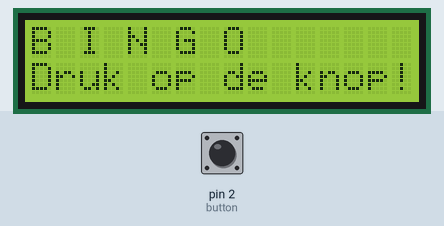
Bench run of a sketch on a simulated Arduino Uno, built with avr-gcc and run on an emulated ATmega328P. On the bench: 16×2 character LCD. The inputs (shaded band) are chosen by the test bench; at power-on: pin 2 (button) HIGH. Random numbers use the default seed unless the sketch sets one.

Above: at 1.2 s.
1.3 s: pin 2 (button) pulled LOW for 0.15 s
At 2.0 s:
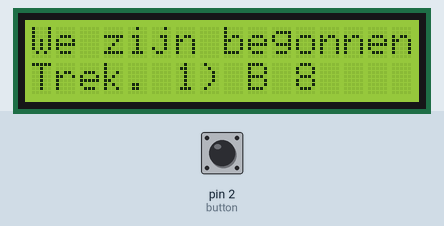
2.9 s: pin 2 (button) pulled LOW for 1 s
At 4.4 s:
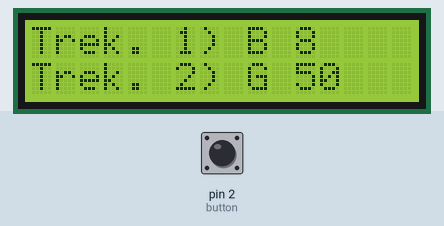
5.4 s: pin 2 (button) pulled LOW for 0.15 s
At 6.3 s:
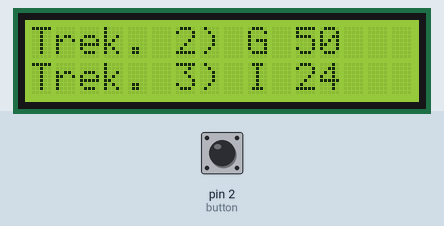
7.0 s: pin 2 (button) pulled LOW for 3.2 s
At 11.4 s:
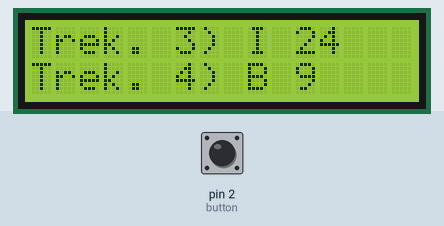
11.7 s: pin 2 (button) pulsed LOW 5 times (0.12 s each, 0.3 s apart)
At 13.3 s:
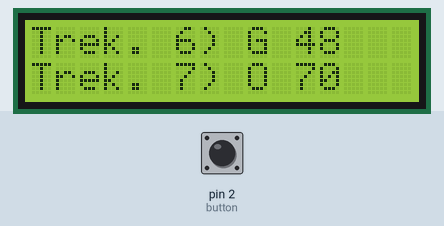
14.7 s: pin 2 (button) pulled LOW for 0.15 s
At 15.8 s:
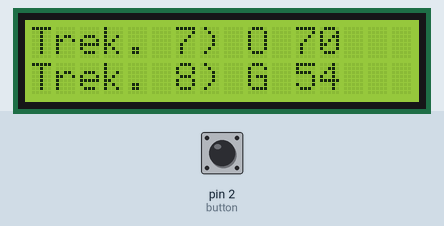
Timing chart, 0 to 17.3 s (numbered marks = the images above; inputs shaded):
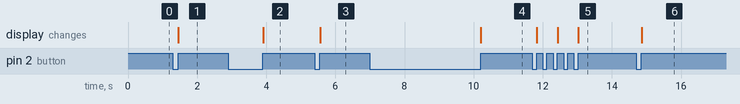

The sketch:

bingo.ino
```cpp
#include <Entropy.h>
#include <LiquidCrystal.h>
LiquidCrystal lcd(4, 5, 6, 7, 8, 9);

uint8_t random_byte;
const int button = 2;
const int aantalGetallen = 75;
int buttonState;
int prevButtonState;
int trekkingNummer = 0;
long vorigeBingoGetal = 0;
String vorigeBingoLetter;
long bingoGetal = 0;
String bingoLetter;
int trekking[aantalGetallen+1]; // 0..75, 0=not used

void setup() {
    Serial.begin(9600);
    lcd.begin (16,2);
    pinMode (button, INPUT);
    startBingo();
    Entropy.initialize();
}

void startBingo() {
    vorigeBingoGetal = 0;
    bingoGetal = 0;
    bingoLetter = "";
    vorigeBingoLetter = "";
    trekkingNummer = 0;

    // trekking schoonmaken
    for (int i = 0; i <= aantalGetallen; i++) {
      trekking[i] = -1;
    }

    printToLcd (
        "B I N G O",
        "Druk op de knop!");

    prevButtonState = digitalRead (button);
}

void stopBingo() {
    for (int i = 5; i>0; i--) {
    printToLcd (
        "We zijn klaar!",
        "Reset in " + String(i) + " sec."
    );
    delay(1000);
  }
}

void loop() {
    buttonState = digitalRead (button);
    if (buttonState != prevButtonState && buttonState == HIGH)
    {
        if (trekkingNummer == aantalGetallen) {
          stopBingo();
          startBingo();
          return;
        }

        trekkingNummer++;
        vorigeBingoGetal = bingoGetal;
        vorigeBingoLetter = bingoLetter;
        doBlinkOn();
        do {
          // bingoGetal = random (1,aantalGetallen+1);//
          bingoGetal = Entropy.random(1,aantalGetallen+1); // returns a value from 1 to 6
          // Serial.println("Trekking " + String(trekkingNummer) + ": " + String(bingoGetal));
        } while (trekking[bingoGetal] != -1);
        doBlinkOff();
        trekking[bingoGetal] = 1; // markeer als geweest
        bingoLetter = bepaalBingoLetter(bingoGetal);

        if (trekkingNummer==1) {
          printToLcd (
              "We zijn begonnen",
              "Trek. " + String (trekkingNummer)   + ") " + bingoLetter + " " + bingoGetal
          );
        } else {
          printToLcd (
              "Trek. " + String (trekkingNummer-1) + ") " + vorigeBingoLetter + " " + vorigeBingoGetal,
              "Trek. " + String (trekkingNummer)   + ") " + bingoLetter + " " + bingoGetal
          );
        }
       delay (500);
    }
    prevButtonState = buttonState;
}

String bepaalBingoLetter(long getal) {
  if (getal <= 15) {
    return "B";
  } else if (getal <= 30) {
    return "I";
  } else if (getal <= 45) {
    return "N";
  }  else if (getal <= 60) {
    return "G";
  }  else if (getal <= 75) {
    return "O";
  }
  return "";
}

void printToLcd (String line1, String line2) {
    lcd.clear ();
    lcd.print (line1);
    lcd.setCursor (0, 1);
    lcd.print (line2);
}

void doBlinkOn () {
    lcd.setCursor (15, 1);
    lcd.blink();
}

void doBlinkOff () {
    lcd.setCursor (15, 1);
    lcd.noBlink();
}
```

Measured:
- after the input at 1.3 s, the display: changes after 0.16 s (image 1)
- after the input at 2.9 s, the display: changes after 1.0 s (image 2)
- after the input at 5.4 s, the display: changes after 0.16 s (image 3)
- after the input at 7.0 s, the display: changes after 3.2 s (image 4)
- after the input at 11.7 s, the display: first changes after 0.13 s (image 5 shows a later state)
- after the input at 14.7 s, the display: changes after 0.16 s (image 6)
